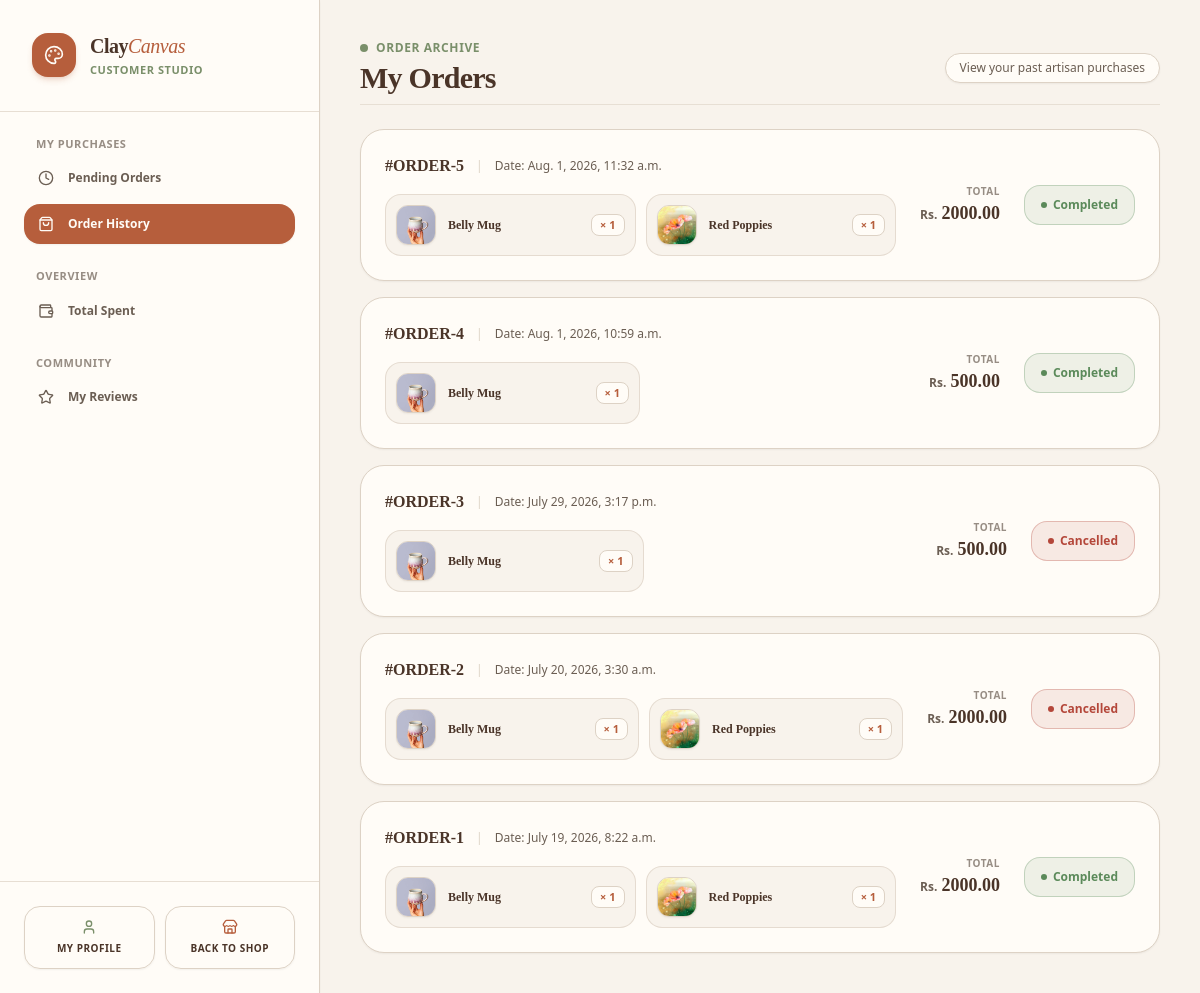
/dashboard/?section=my-orders (signed in), run on an earlier commit of the app's database.
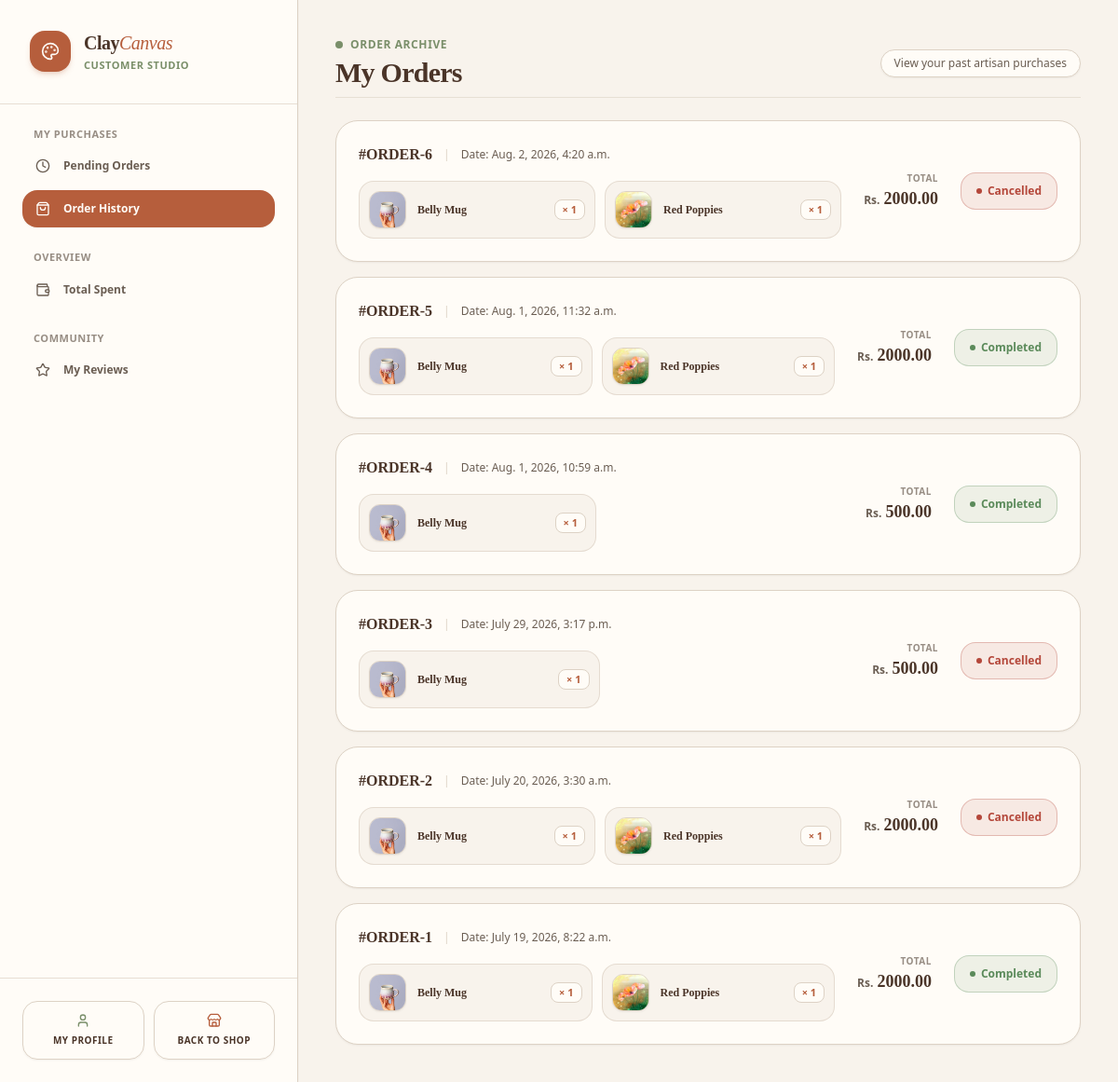
And on a later commit of the database.
### cc_app/models.py (models this page shows, shortened)
class Order(models.Model):
    class Status(models.TextChoices):
        CONFIRMED = 'confirmed', 'Order Confirmed'
        SHIPPING = 'shipping', 'In Transit'
        DELIVERED = 'delivered', 'Delivered'
        COMPLETED = 'completed', 'Completed'
        CANCELLED = 'cancelled', 'Cancelled'
    class PaymentMethod(models.TextChoices):
        ESEWA = 'esewa', 'eSewa'
        COD = 'cod', 'Cash on Delivery'
    customer = models.ForeignKey(User, on_delete=models.CASCADE, related_name='orders')
    total_amount = models.DecimalField(max_digits=12, decimal_places=2)
    status = models.CharField(max_length=20, choices=Status.choices, default=Status.CONFIRMED)
    transaction_id = models.CharField(max_length=100, blank=True, null=True, help_text="Payment provider tracking reference ID")
    shipping_address = models.TextField()
    payment_method = models.CharField(max_length=20, choices=PaymentMethod.choices, default=PaymentMethod.ESEWA)
    created_at = models.DateTimeField(auto_now_add=True)

class OrderItem(models.Model):
    order = models.ForeignKey(Order, on_delete=models.CASCADE, related_name='items')
    product = models.ForeignKey(Product, on_delete=models.CASCADE)
    price_at_purchase = models.DecimalField(max_digits=10, decimal_places=2)
    quantity = models.PositiveIntegerField(default=1)

class Product(models.Model):
    class Category(models.TextChoices):
        PAINTINGS = 'paintings', 'Original Paintings'
        POTTERY = 'pottery', 'Handmade Pottery'
        CERAMICS = 'ceramics', 'Sculptures & Ceramics'
        PRINTS = 'prints', 'Canvas & Fine Art Prints'
        ACCESSORIES = 'accessories', 'Art Supplies & Displays'
    name = models.CharField(max_length=255)
    category = models.CharField(max_length=30, choices=Category.choices)
    description = models.TextField(help_text="Detailed description of the artwork, dimensions, and materials used.")
    price = models.DecimalField(max_digits=10, decimal_places=2)
    stock = models.PositiveIntegerField(default=1, help_text="Set to 1 for unique, original one-off masterworks.")
    product_image = models.ImageField(upload_to='images/products/')
    is_active = models.BooleanField(default=True)
    created_at = models.DateTimeField(auto_now_add=True)

### cc_app/views/dashboard.py (the view)
# urls.py: path('dashboard/', customer_dashboard_view, name='customer_dashboard'),
@login_required
def customer_dashboard_view(request):
    if request.user.is_staff:
        messages.error(request, "Staff members do not have a customer dashboard.")
        return redirect('/dashboard/admin/')
    section = request.GET.get('section', 'pending-orders')
    context = {
        'section': section,
        'gross_spent': Order.objects.filter(customer=request.user, status='completed').aggregate(total=models.Sum('total_amount'))['total'] or 0,
        'average_spent': Order.objects.filter(customer=request.user, status='completed').aggregate(average=models.Avg('total_amount'))['average'] or 0,
    }
    if section == 'pending-orders':
        context['pending_orders'] = Order.objects.exclude(customer=request.user, status__in=['completed', 'cancelled']).order_by('-created_at')
    elif section == 'my-orders':
        context['orders'] = Order.objects.filter(customer=request.user, status__in=['completed', 'cancelled']).order_by('-created_at')
    elif section == 'total-spent':
        context['total_spent'] = Order.objects.filter(customer=request.user, status='completed')
    elif section == 'my-reviews':
        context['my_reviews'] = Review.objects.filter(customer=request.user).order_by('-created_at')
    return render(request, 'dashboard/customer_dashboard.html', context)

### cc_app/templates/dashboard/customer_dashboard.html (shortened to what the changed rows need)
<!DOCTYPE html>
<html lang="en">
<head>
    {% load static %}
    <link href="{% static 'css/styles.css' %}" rel="stylesheet" />
</head>
<body class="bg-[#F8F3EC] flex flex-col lg:flex-row min-h-screen text-[#6B5E53] font-sans antialiased selection:bg-[#B65E3C]/20 selection:text-[#B65E3C]">
    <aside class="w-full lg:w-80 bg-[#FFFCF7] flex flex-col border-b lg:border-b-0 lg:border-r border-[#DDD2C5] shrink-0 z-30 shadow-sm">
        <div class="p-6 lg:p-8 border-b border-[#DDD2C5]/70 flex items-center justify-between lg:block">
            <div class="flex items-center gap-3.5">
                <div>
                    <h1 class="text-xl font-serif font-bold text-[#4A3428] tracking-tight">
                        Clay<span class="text-[#B65E3C] italic font-normal">Canvas</span>
                    </h1>
                </div>
            </div>
        </div>
    </aside>
    <main class="flex-grow flex flex-col min-h-screen lg:h-screen overflow-y-auto bg-[#F8F3EC] p-4 sm:p-6 lg:p-10 custom-scrollbar">
        <div class="max-w-6xl w-full mx-auto">
            {% if section == 'pending-orders' or not section %}
                {% include 'dashboard/customer/_pending_orders.html' %}
            {% elif section == 'my-orders' %}
                {% include 'dashboard/customer/_my_orders.html' %}
            {% elif section == 'total-spent' %}
                {% include 'dashboard/customer/_total_spent.html' %}
            {% elif section == 'my-reviews' %}
                {% include 'dashboard/customer/_my_reviews.html' %}
            {% endif %}
        </div>
    </main>
</body>
</html>

### cc_app/templates/dashboard/customer/_my_orders.html (shortened to what the changed rows need)
<div class="space-y-6">
    <div class="flex flex-col sm:flex-row sm:items-center justify-between gap-4 pb-2 border-b border-[#DDD2C5]/60">
        <div>
            <h1 class="text-2xl sm:text-3xl font-serif font-bold text-[#4A3428] tracking-tight">My Orders</h1>
        </div>
    </div>
    <div class="space-y-4">
        {% for order in orders %}
            <div class="bg-[#FFFCF7] border border-[#DDD2C5] rounded-3xl p-5 sm:p-6 flex flex-col lg:flex-row lg:items-center justify-between gap-6 hover:border-[#B65E3C]/50 transition-all duration-200 shadow-sm">
                <div class="space-y-4 flex-grow w-full">
                    <div class="flex flex-wrap items-center gap-2.5 sm:gap-3 text-xs">
                        <span class="font-serif font-bold text-base text-[#4A3428]">#ORDER-{{ order.id }}</span>
                        <span class="text-[#DDD2C5]">|</span>
                        <span class="text-[#6B5E53] font-medium">Date: {{ order.created_at }}</span>
                    </div>
                    <div class="grid grid-cols-1 sm:grid-cols-2 gap-2.5 max-w-4xl">
                        {% for item in order.items.all %}
                            <div class="flex items-center gap-3 bg-[#F8F3EC] border border-[#DDD2C5]/70 p-2.5 rounded-2xl">
                                <div class="w-10 h-10 bg-[#FFFCF7] border border-[#DDD2C5] rounded-xl overflow-hidden flex items-center justify-center shrink-0 shadow-sm">
                                    {% if item.product.product_image %}
                                        <img src="{{ item.product.product_image.url }}" alt="{{ item.product.name }}" class="w-full h-full object-cover">
                                    {% else %}
                                        <i data-lucide="palette" class="w-4 h-4 text-[#7A8F6A]"></i>
                                    {% endif %}
                                </div>
                                <div class="min-w-0 flex-grow flex items-center justify-between gap-2">
                                    <span class="text-[#4A3428] text-xs font-semibold truncate font-serif">
                                        {{ item.product.name }}
                                    </span>
                                    <span class="text-[#B65E3C] bg-[#FFFCF7] px-2 py-0.5 rounded-lg border border-[#DDD2C5] text-[11px] font-bold shrink-0">× {{ item.quantity }}</span>
                                </div>
                            </div>
                        {% endfor %}
                    </div>
                </div>
                <div class="flex items-center justify-between lg:justify-end gap-6 border-t lg:border-t-0 border-[#DDD2C5]/60 pt-4 lg:pt-0 shrink-0 w-full lg:w-auto">
                    <div class="flex flex-col lg:text-right">
                        <span class="text-[10px] uppercase font-bold tracking-wider text-[#6B5E53]/70">Total</span>
                        <div class="flex items-baseline gap-1">
                            <span class="text-xs font-bold text-[#6B5E53]">Rs.</span>
                            <span class="text-lg font-bold text-[#4A3428] font-serif">{{ order.total_amount }}</span>
                        </div>
                    </div>
                    <div class="shrink-0">
                        {% if order.status == 'completed' %}
                            <div class="bg-[#5B8A5A]/10 border border-[#5B8A5A]/30 text-[#5B8A5A] font-semibold h-10 px-4 rounded-2xl flex items-center justify-center gap-1.5 text-xs select-none">
                                <span class="w-1.5 h-1.5 rounded-full bg-[#5B8A5A]"></span>
                                <span>Completed</span>
                            </div>
                        {% else %}
                            <div class="bg-[#B4473A]/10 border border-[#B4473A]/30 text-[#B4473A] font-semibold h-10 px-4 rounded-2xl flex items-center justify-center gap-1.5 text-xs select-none">
                                <span class="w-1.5 h-1.5 rounded-full bg-[#B4473A]"></span>
                                <span>Cancelled</span>
                            </div>
                        {% endif %}
                    </div>
                </div>
            </div>
        {% endfor %}
    </div>
</div>

What changed in the data, as far as the page shows it:
added Order: id "6", created_at "Aug. 2, 2026, 4:20 a.m.", total_amount "2000.00", status "cancelled" (drawn)
added OrderItem: product.product_image (picture), product.name "Belly Mug", quantity "1", shown under "6"
added OrderItem: product.product_image (picture), product.name "Red Poppies", quantity "1", shown under "6"
